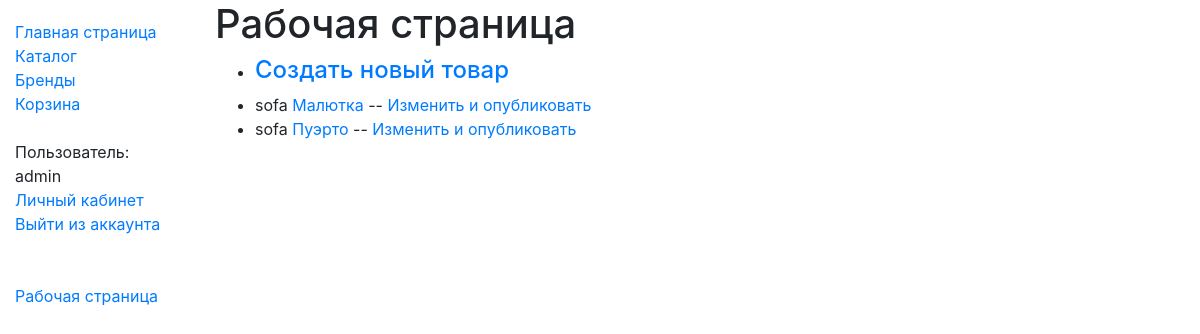
Page /catalog/workers_page/ (signed in) on the committed database.
### catalog/models.py (models this page shows, shortened)
class Furniture(models.Model):
    name = models.CharField(max_length=200)
    brand = models.ForeignKey('Brand', on_delete=models.SET_NULL, null=True)
    description = models.TextField(max_length=1000, help_text="Описание продукта")
    isbn = models.CharField('ISBN', max_length=13,
                            help_text='13 Character <a href="https://www.isbn-international.org/content/what-isbn">ISBN number</a>')
    type = models.ManyToManyField(Type, help_text="Select a type of this product")
    published = models.BooleanField(default=False, help_text="Опубликовано")
    image = models.CharField(max_length=500, help_text="Изображение продукта", null=True)
    price = models.DecimalField(max_digits=6, decimal_places=2, default=1000.20)
    def get_absolute_url(self):
        return reverse('furniture-detail', args=[str(self.id)])
    def display_type(self):
        return ', '.join(type.name for type in self.type.all()[:3])
    display_type.short_description = 'type'
    class Meta:
        ordering = ['brand']

class Type(models.Model):
    name = models.CharField(max_length=200, help_text="Enter the product type")
    def __str__(self):
        return self.name

### catalog/views.py (the view)
# urls.py: path('workers_page/', views.WorkersPageListView.as_view(), name='workers-page'),
class WorkersPageListView(PermissionRequiredMixin, generic.ListView):
    model = Furniture
    template_name = 'catalog/workers_page.html'
    permission_required = ('catalog.worker',)
    def get_queryset(self):
        return Furniture.objects.filter(published=False)

### catalog/templates/catalog/workers_page.html
{% extends "base_generic.html" %}
{% block content %}
    <h1>Рабочая страница</h1>
    {% if furniture_list %}
    <ul>
        <li><h4> <a href="{% url 'furniture-create' %}"> Создать новый товар </a> </h4></li>
      {% for furniture in furniture_list %}
      <li>
          {{furniture.type.first}}
          <a href="{{ furniture.get_absolute_url }}">{{furniture.name}}</a>
          {% if perms.catalog.worker %}
           -- <a href="{% url 'furniture-update' furniture.id %}"> Изменить и опубликовать</a>
          {% endif %}
      </li>
      {% endfor %}
    </ul>
    {% else %}
      <p>Нет товаров на проверку!</p>
    {% endif %}
{% endblock %}

### catalog/templates/base_generic.html (shortened to what this page needs)
<!DOCTYPE html>
<html lang="en">
<head>
  <link rel="stylesheet" href="https://cdn.jsdelivr.net/npm/bootstrap@4.5.3/dist/css/bootstrap.min.css">
  {% load static %}
  <link rel="stylesheet" href="{% static 'css/styles.css' %}">
</head>
<body>
  <div class="container-fluid">
    <div class="row">
      <div class="col-sm-2"  >
      {% block sidebar %}
        <ul class="sidebar-nav" style="width:250px;">
            <li><a href="{% url 'index' %}">Главная страница</a></li>
            <li><a href="{% url 'furniture' %}">Каталог</a></li>
            <li><a href="{% url 'brand' %}">Бренды</a></li>
            {% if user.is_authenticated %}
            <li><a href="{% url 'basket' %}">Корзина</a></li>
            {% endif %}
            <br>
            {% if user.is_authenticated %}
                <li>Пользователь: <br>
                    {% if user.first_name and user.last_name %}
                        {{ user.first_name }} {{ user.last_name }}
                    {% else %}
                        {{ user.get_username }}
                    {% endif %}
                </li>
                <li><a href="{% url 'my-account' %}">Личный кабинет</a></li>
                <li><a href="{% url 'logout'%}?next={{request.path}}">Выйти из аккаунта</a></li>
            {% else %}
                <li><a href="{% url 'login'%}?next={{request.path}}">Войти в аккаунт</a></li>
            {% endif %}
            <br><br>
            {% if perms.catalog.worker%}
                <li><a href="{% url 'workers-page' %}"> Рабочая страница </a> </li>
            {% endif %}
        </ul>
     {% endblock %}
      </div>
      <div class="col-sm-10">{% block content %}{% endblock %}
      </div>
    </div>
  </div>
</body>
</html>

### catalog/static/css/styles.css (style rules this page uses)
.sidebar-nav { margin-top: 20px; padding: 0; list-style: none; }

### rows in the picture
Furniture: type.first "sofa", name "Малютка"
Furniture: type.first "sofa", name "Пуэрто"

### other values in the picture
{{ user.get_username }} "admin"
